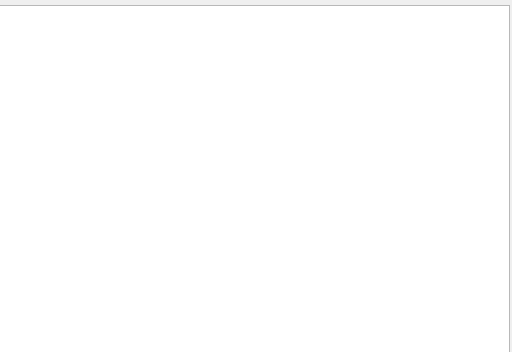
<?xml version="1.0" encoding="UTF-8"?>
<ui version="4.0">
 <class>PagedTableView</class>
 <widget class="QWidget" name="PagedTableView">
  <property name="geometry">
   <rect>
    <x>0</x>
    <y>0</y>
    <width>512</width>
    <height>352</height>
   </rect>
  </property>
  <property name="sizePolicy">
   <sizepolicy hsizetype="Preferred" vsizetype="Preferred">
    <horstretch>0</horstretch>
    <verstretch>0</verstretch>
   </sizepolicy>
  </property>
  <property name="windowTitle">
   <string>Form</string>
  </property>
  <widget class="QWidget" name="verticalLayoutWidget">
   <property name="geometry">
    <rect>
     <x>-1</x>
     <y>-1</y>
     <width>511</width>
     <height>381</height>
    </rect>
   </property>
   <layout class="QVBoxLayout" name="mainLayout" stretch="0,0">
    <item>
     <widget class="PagedTableBar" name="controlBar" native="true">
      <property name="sizePolicy">
       <sizepolicy hsizetype="Preferred" vsizetype="Preferred">
        <horstretch>0</horstretch>
        <verstretch>0</verstretch>
       </sizepolicy>
      </property>
     </widget>
    </item>
    <item>
     <widget class="QTableView" name="tableView"/>
    </item>
   </layout>
  </widget>
 </widget>
 <customwidgets>
  <customwidget>
   <class>PagedTableBar</class>
   <extends>QWidget</extends>
   <header location="global">presenter/widgets/PagedTableBar.h</header>
   <container>1</container>
  </customwidget>
 </customwidgets>
 <resources/>
 <connections/>
</ui>
